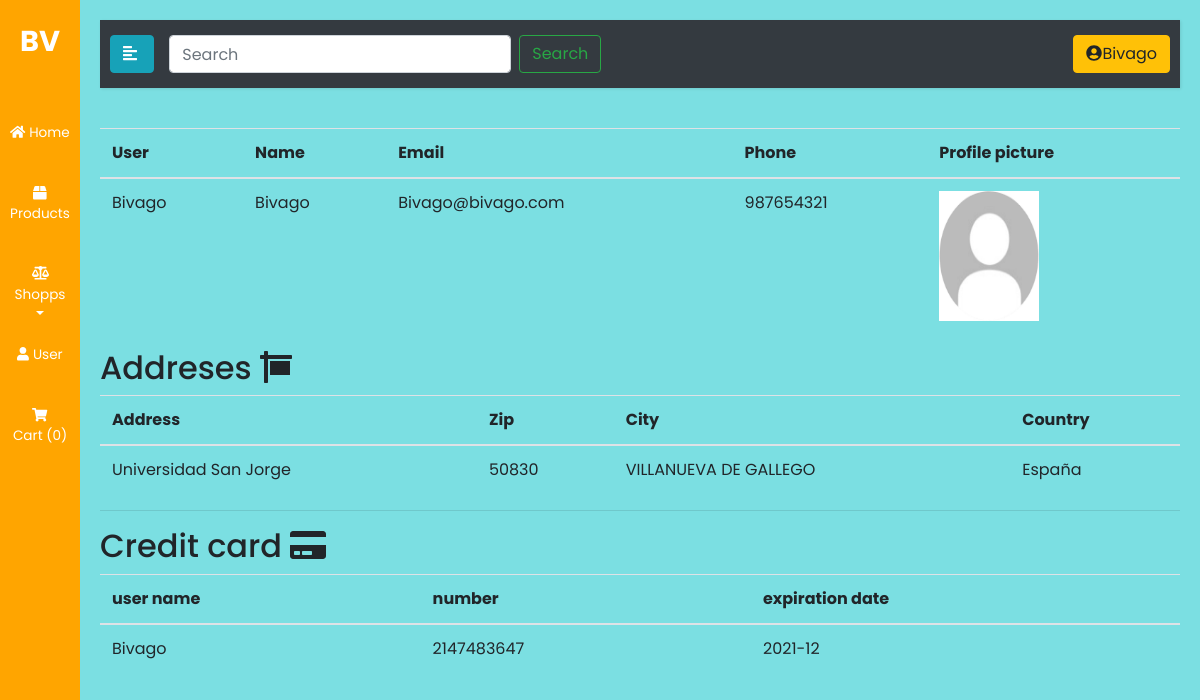
The page /index.php?page=user (signed in) on the database its author committed.
### tables this page shows
CREATE TABLE `users` (
  `user` varchar(128) NOT NULL,
  `email` varchar(128) NOT NULL,
  `password` varchar(128) NOT NULL,
  `userName` varchar(128) NOT NULL,
  `phone` varchar(16) NOT NULL,
  `valid` int(4) NOT NULL
);

CREATE TABLE `addresses` (
  `addressId` int(11) NOT NULL,
  `user` varchar(128) NOT NULL,
  `direction` varchar(128) NOT NULL,
  `zipCode` int(11) NOT NULL,
  `city` varchar(128) NOT NULL,
  `country` varchar(128) NOT NULL
);

CREATE TABLE `creditcard` (
  `creditCardId` int(11) NOT NULL,
  `user` varchar(128) NOT NULL,
  `number` int(11) NOT NULL,
  `name` varchar(128) NOT NULL,
  `date` varchar(10) NOT NULL
);

### user.php (the view, shortened to what this page needs)
<?php
require_once("mySqli.php");
$sql= $mySqli->prepare("SELECT * FROM users WHERE user=?");
$sql->bind_param("s",$_SESSION['user']);
$sql->execute();
$result=$sql->get_result();
if(!isset($_GET['orders']))
{
  echo '
<table class="table table-hover">
    <thead>
      <tr>
        <th>User</th>
          <th>Name</th>
          <th>Email</th>
          <th>Phone</th>
          <th>Profile picture</th>
      </tr>
    </thead>
    <tbody>';
          $row=$result->fetch_assoc();
          echo '<tr>';
          echo '<td>'.$row['user'].'</td>';
          echo '<td>'.$row['userName'].'</td>';
          echo '<td>'.$row['email'].'</td>';
          echo '<td>'.$row['phone'].'</td>';
          if(file_exists("css/ProfileImg/".$row['user'].".png"))
            echo '<td><img src="css/ProfileImg/'.$row['user'].'.png" width="100" height="130"></td>';
          else
            echo '<td><img src="css/Default/userDefault.jpg" width="100" height="130"></td>';
          echo '</tr>';
    echo '</tbody>
</table>';
}
if(!isset($_GET['orders']))
{
  echo '
<h2>Addreses <i class="fas fa-sign"></i></h2>
<table class="table table-hover">
    <thead>
      <tr>
        <th>Address</th>
        <th>Zip</th>
        <th>City</th>
        <th>Country</th>';
echo '
      </tr>
    </thead>
    <tbody>';
      $sql= $mySqli->prepare("SELECT * FROM addresses WHERE user=?");
      $sql->bind_param("s",$_SESSION['user']);
      $sql->execute();
      $result=$sql->get_result();
      for($i=0; $i<$result->num_rows; $i++)
        {
          $row=$result->fetch_assoc();
          echo '<tr>';
          echo '<td>'.$row['direction'].'</td>';
          echo '<td>'.$row['zipCode'].'</td>';
          echo '<td>'.$row['city'].'</td>';
          echo '<td>'.$row['country'].'</td>';
          echo '</tr>';
        }
echo '
</tbody>
</table>';
}
if(!isset($_GET['orders']))
{
  echo '
<hr><h2>Credit card <i class="fas fa-credit-card"></i></h2>
<table class="table table-hover">
    <thead>
      <tr>
        <th>user name</th>
        <th>number</th>
        <th>expiration date</th>';
echo '
      </tr>
    </thead>
    <tbody>';
      $sql= $mySqli->prepare("SELECT * FROM creditcard WHERE user=?");
      $sql->bind_param("s",$_SESSION['user']);
      $sql->execute();
      $result=$sql->get_result();
      for($i=0; $i<$result->num_rows; $i++)
        {
          $row=$result->fetch_assoc();
          echo '<tr>';
          echo '<td>'.$row['name'].'</td>';
          echo '<td>'.$row['number'].'</td>';
          echo '<td>'.$row['date'].'</td>';
          echo '</tr>';
        }
echo '
</tbody>
</table>';
}

### css/style4.css (style rules this page uses)
body { font-family: 'Poppins', sans-serif; background: #7BDFE2 ; }

### css/style.css (style rules this page uses)
html { font-size: 100% !important; }
img { max-width: 400px !important; max-height: 400px !important; }

### rows shown on the page
users: user "Bivago", userName "Bivago", email "Bivago@bivago.com", phone "987654321"
addresses: direction "Universidad San Jorge", zipCode "50830", city "VILLANUEVA DE GALLEGO", country "España"
creditcard: name "Bivago", number "2147483647", date "2021-12"

### other values the page prints
$result->num_rows "0"
$_SESSION['user'] "Bivago"
